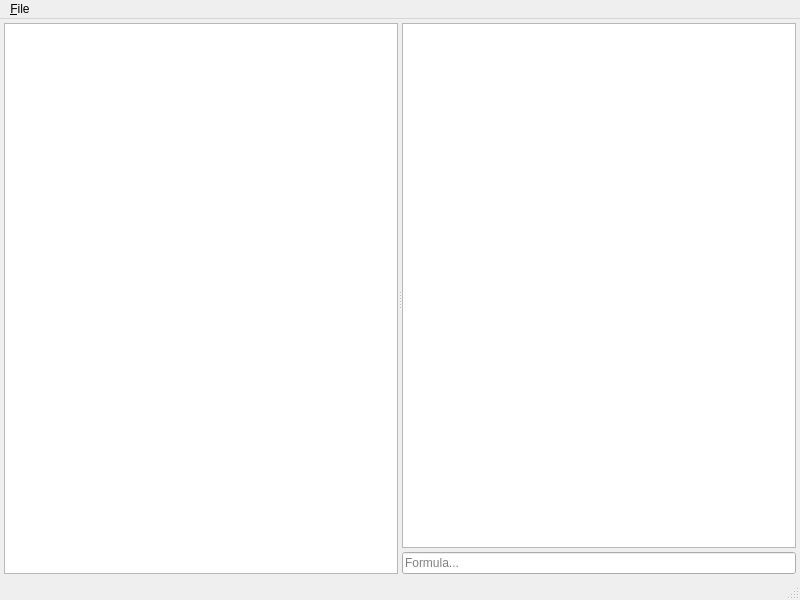
<?xml version="1.0" encoding="UTF-8"?>
<ui version="4.0">
 <class>WMainWindow</class>
 <widget class="QMainWindow" name="WMainWindow">
  <property name="geometry">
   <rect>
    <x>0</x>
    <y>0</y>
    <width>800</width>
    <height>600</height>
   </rect>
  </property>
  <property name="windowTitle">
   <string>VectorCalc</string>
  </property>
  <widget class="QWidget" name="centralwidget">
   <layout class="QVBoxLayout" name="verticalLayout_2">
    <property name="spacing">
     <number>4</number>
    </property>
    <property name="leftMargin">
     <number>4</number>
    </property>
    <property name="topMargin">
     <number>4</number>
    </property>
    <property name="rightMargin">
     <number>4</number>
    </property>
    <property name="bottomMargin">
     <number>4</number>
    </property>
    <item>
     <widget class="QSplitter" name="splitter">
      <property name="orientation">
       <enum>Qt::Horizontal</enum>
      </property>
      <widget class="QTableView" name="environmentView">
       <property name="editTriggers">
        <set>QAbstractItemView::NoEditTriggers</set>
       </property>
       <property name="alternatingRowColors">
        <bool>true</bool>
       </property>
       <property name="selectionMode">
        <enum>QAbstractItemView::SingleSelection</enum>
       </property>
       <property name="selectionBehavior">
        <enum>QAbstractItemView::SelectRows</enum>
       </property>
       <property name="verticalScrollMode">
        <enum>QAbstractItemView::ScrollPerPixel</enum>
       </property>
       <property name="horizontalScrollMode">
        <enum>QAbstractItemView::ScrollPerPixel</enum>
       </property>
      </widget>
      <widget class="QWidget" name="layoutWidget">
       <layout class="QVBoxLayout" name="verticalLayout">
        <property name="spacing">
         <number>4</number>
        </property>
        <item>
         <widget class="WLogger" name="logBrowser"/>
        </item>
        <item>
         <widget class="QLineEdit" name="inputEdit">
          <property name="placeholderText">
           <string>Formula...</string>
          </property>
          <property name="clearButtonEnabled">
           <bool>true</bool>
          </property>
         </widget>
        </item>
       </layout>
      </widget>
     </widget>
    </item>
   </layout>
  </widget>
  <widget class="QMenuBar" name="menubar">
   <property name="geometry">
    <rect>
     <x>0</x>
     <y>0</y>
     <width>800</width>
     <height>25</height>
    </rect>
   </property>
   <widget class="QMenu" name="menu_File">
    <property name="title">
     <string>&amp;File</string>
    </property>
    <addaction name="quitAction"/>
   </widget>
   <addaction name="menu_File"/>
  </widget>
  <widget class="QStatusBar" name="statusbar"/>
  <action name="quitAction">
   <property name="text">
    <string>&amp;Quit</string>
   </property>
   <property name="shortcut">
    <string>Ctrl+Q</string>
   </property>
  </action>
 </widget>
 <customwidgets>
  <customwidget>
   <class>WLogger</class>
   <extends>QTextBrowser</extends>
   <header>gui/WLogger.h</header>
  </customwidget>
 </customwidgets>
 <resources/>
 <connections/>
</ui>
